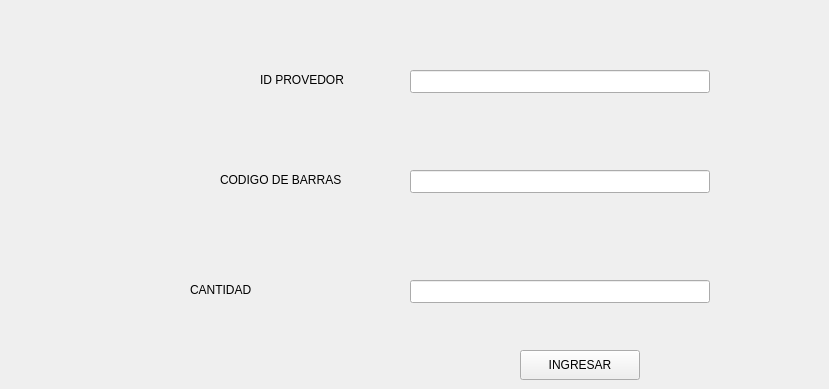
               <widget class="QWidget" name="page_INGRESAR">
                <widget class="QLineEdit" name="barras">
                 <property name="geometry">
                  <rect>
                   <x>410</x>
                   <y>170</y>
                   <width>300</width>
                   <height>23</height>
                  </rect>
                 </property>
                 <property name="echoMode">
                  <enum>QLineEdit::Normal</enum>
                 </property>
                </widget>
                <widget class="QLineEdit" name="cantidad_">
                 <property name="geometry">
                  <rect>
                   <x>410</x>
                   <y>280</y>
                   <width>300</width>
                   <height>23</height>
                  </rect>
                 </property>
                 <property name="echoMode">
                  <enum>QLineEdit::Normal</enum>
                 </property>
                </widget>
                <widget class="QLabel" name="label_35">
                 <property name="geometry">
                  <rect>
                   <x>260</x>
                   <y>70</y>
                   <width>141</width>
                   <height>20</height>
                  </rect>
                 </property>
                 <property name="text">
                  <string>ID PROVEDOR</string>
                 </property>
                </widget>
                <widget class="QLabel" name="label_36">
                 <property name="geometry">
                  <rect>
                   <x>220</x>
                   <y>170</y>
                   <width>181</width>
                   <height>20</height>
                  </rect>
                 </property>
                 <property name="text">
                  <string>CODIGO DE BARRAS</string>
                 </property>
                </widget>
                <widget class="QLabel" name="label_38">
                 <property name="geometry">
                  <rect>
                   <x>190</x>
                   <y>280</y>
                   <width>211</width>
                   <height>20</height>
                  </rect>
                 </property>
                 <property name="text">
                  <string>CANTIDAD</string>
                 </property>
                </widget>
                <widget class="QPushButton" name="INGRESAR">
                 <property name="geometry">
                  <rect>
                   <x>520</x>
                   <y>350</y>
                   <width>120</width>
                   <height>30</height>
                  </rect>
                 </property>
                 <property name="minimumSize">
                  <size>
                   <width>120</width>
                   <height>30</height>
                  </size>
                 </property>
                 <property name="text">
                  <string>INGRESAR</string>
                 </property>
                </widget>
                <widget class="QLabel" name="info">
                 <property name="geometry">
                  <rect>
                   <x>320</x>
                   <y>20</y>
                   <width>500</width>
                   <height>16</height>
                  </rect>
                 </property>
                 <property name="text">
                  <string/>
                 </property>
                </widget>
                <widget class="QLineEdit" name="id">
                 <property name="geometry">
                  <rect>
                   <x>410</x>
                   <y>70</y>
                   <width>300</width>
                   <height>23</height>
                  </rect>
                 </property>
                 <property name="echoMode">
                  <enum>QLineEdit::Normal</enum>
                 </property>
                </widget>
               </widget>
